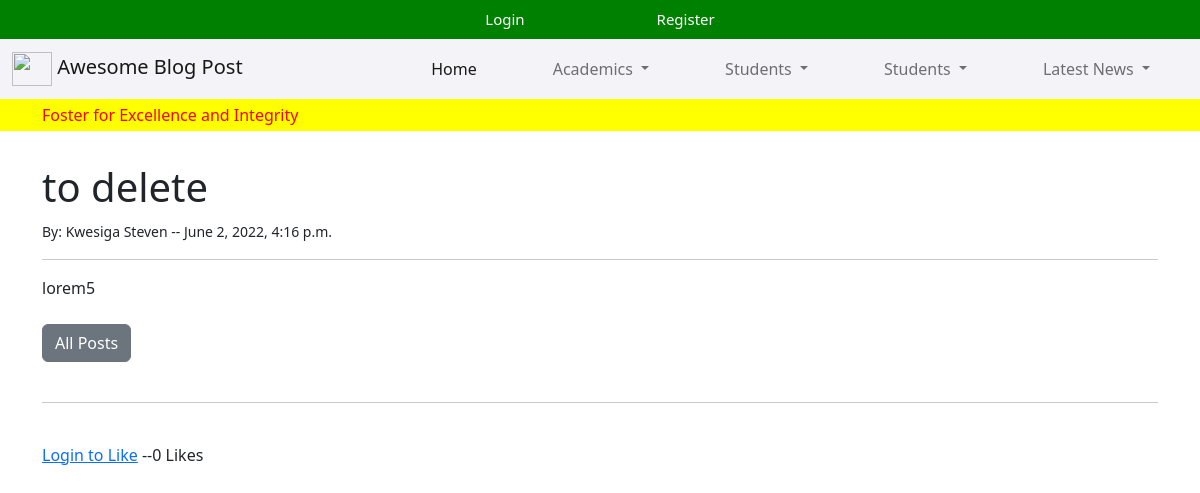
The app's page /article/33, older data.
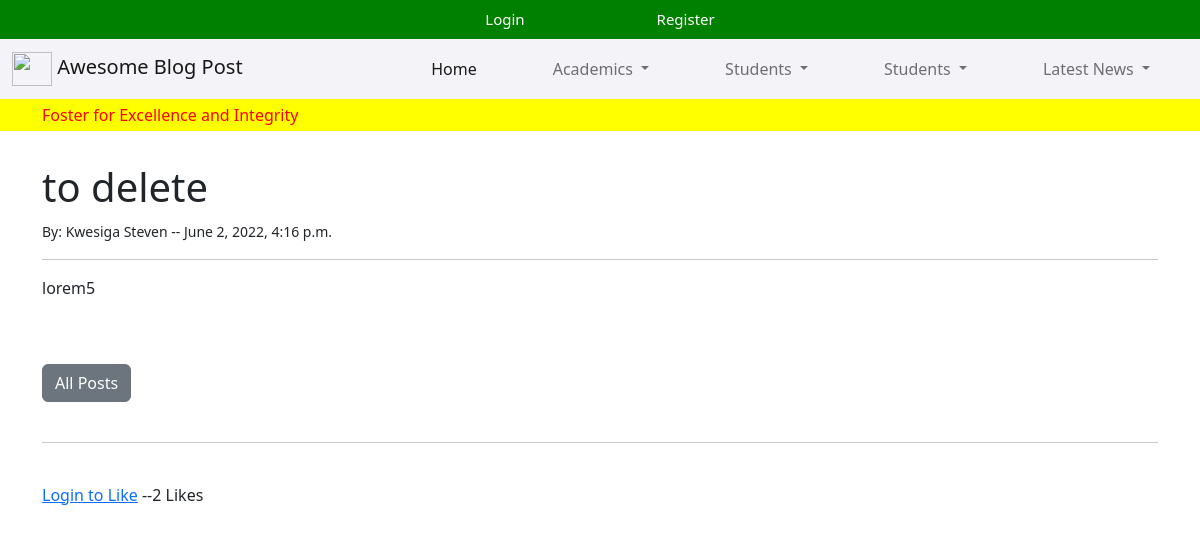
The same page, newer data.
### theblog/views.py (the view)
# urls.py: path('article/<int:pk>', ArticlaDetailView.as_view(), name="article_details"),
class ArticlaDetailView(DetailView):
    model = Post
    template_name = 'article_details.html'
    def get_context_data(self, *args, **kwargs):
        cat_menu = Category.objects.all()
        context = super(ArticlaDetailView,self).get_context_data(*args, **kwargs)
        stuff = get_object_or_404(Post, id=self.kwargs['pk'])
        total_likes = stuff.total_likes() #check in modal.py for total likes fxn
        liked = False
        if stuff.likes.filter(id=self.request.user.id).exists():
            liked = True
        context["cat_menu"] = cat_menu
        context["total_likes"] = total_likes
        context["liked"] = liked
        return context

### theblog/models.py (called while the page is built)
    def total_likes(self):
        return self.likes.count()

### theblog/templates/article_details.html (shortened to what this page needs)
{% extends 'base.html' %}
{% block content %}
<h1>{{post.title}}</h1>
<small>By: {{post.author.first_name}} {{post.author.last_name}} -- {{post.created_at}}
</small>
<br>
<hr>
{{post.body|safe}}
<br><br>
<a href="{%url 'home'%}" class="btn btn-secondary">All Posts</a>
<br>
<br>
<hr>
<br>
<form action="{% url 'like_post' post.pk %}" method="POST">
{% if user.is_authenticated %}
    {% if liked %}
        <button type="submit", name="post_id",  value="{{ post.id }}",
        class="btn btn-danger btn-sm">Unlike</button>
    {% else %}
        <button type="submit", name="post_id",  value="{{ post.id }}",
        class="btn btn-primary btn-sm">Like</button>
    {% endif %}
{% else %}
    <a class="btn-secondary" href="{% url 'login' %}">Login to Like</a>
    {% endif %}
 --{{ total_likes }} Likes
</form>
{% endblock %}

Row changes from the older to the newer data that the page shows:
changed Post "to delete": body "lorem5" → "<p>lorem5</p>" (drawn)
Text that changed along with them:
{{ total_likes }}: "0" → "2"
